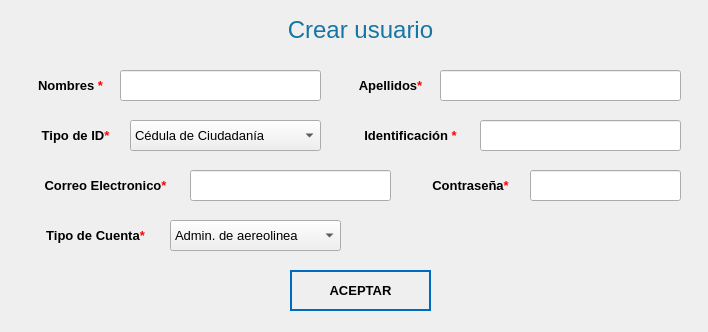
<?xml version="1.0" encoding="UTF-8"?>
<ui version="4.0">
 <class>RegistrodeUsuario</class>
 <widget class="QWidget" name="RegistrodeUsuario">
  <property name="geometry">
   <rect>
    <x>0</x>
    <y>0</y>
    <width>708</width>
    <height>332</height>
   </rect>
  </property>
  <property name="font">
   <font>
    <family>Nirmala UI</family>
    <pointsize>10</pointsize>
    <weight>50</weight>
    <italic>false</italic>
    <bold>false</bold>
   </font>
  </property>
  <property name="windowTitle">
   <string>Registro de Usuario</string>
  </property>
  <property name="windowIcon">
   <iconset>
    <normaloff>../Ventanas/Icons/Paper-Plane-icon.png</normaloff>../Ventanas/Icons/Paper-Plane-icon.png</iconset>
  </property>
  <property name="styleSheet">
   <string notr="true">font: &quot;Nirmala UI&quot;;</string>
  </property>
  <widget class="QLabel" name="lb_Nombres">
   <property name="geometry">
    <rect>
     <x>30</x>
     <y>70</y>
     <width>81</width>
     <height>31</height>
    </rect>
   </property>
   <property name="styleSheet">
    <string notr="true">font: 75 12pt &quot;Nirmala UI&quot;;</string>
   </property>
   <property name="text">
    <string>&lt;html&gt;&lt;head/&gt;&lt;body&gt;&lt;p align=&quot;center&quot;&gt;&lt;span style=&quot; font-weight:600; color:#000000;&quot;&gt;Nombres &lt;/span&gt;&lt;span style=&quot; font-weight:600; color:#ff0000;&quot;&gt;*&lt;/span&gt;&lt;/p&gt;&lt;/body&gt;&lt;/html&gt;</string>
   </property>
  </widget>
  <widget class="QLineEdit" name="lineEdit_Nombres">
   <property name="geometry">
    <rect>
     <x>120</x>
     <y>70</y>
     <width>201</width>
     <height>31</height>
    </rect>
   </property>
   <property name="styleSheet">
    <string notr="true">font: 12pt &quot;Nirmala UI&quot;;</string>
   </property>
  </widget>
  <widget class="QLabel" name="lb_Apellidos">
   <property name="geometry">
    <rect>
     <x>340</x>
     <y>70</y>
     <width>101</width>
     <height>31</height>
    </rect>
   </property>
   <property name="styleSheet">
    <string notr="true">font: 75 12pt &quot;Nirmala UI&quot;;</string>
   </property>
   <property name="text">
    <string>&lt;html&gt;&lt;head/&gt;&lt;body&gt;&lt;p align=&quot;center&quot;&gt;&lt;span style=&quot; font-weight:600; color:#000000;&quot;&gt;Apellidos&lt;/span&gt;&lt;span style=&quot; font-weight:600; color:#0055ff;&quot;/&gt;&lt;span style=&quot; font-weight:600; color:#ff0000;&quot;&gt;*&lt;/span&gt;&lt;/p&gt;&lt;/body&gt;&lt;/html&gt;</string>
   </property>
  </widget>
  <widget class="QLineEdit" name="lineEdit_Apellidos">
   <property name="geometry">
    <rect>
     <x>440</x>
     <y>70</y>
     <width>241</width>
     <height>31</height>
    </rect>
   </property>
   <property name="styleSheet">
    <string notr="true">font: 12pt &quot;Nirmala UI&quot;;</string>
   </property>
  </widget>
  <widget class="QLabel" name="lb_TipodeID">
   <property name="geometry">
    <rect>
     <x>30</x>
     <y>120</y>
     <width>91</width>
     <height>31</height>
    </rect>
   </property>
   <property name="styleSheet">
    <string notr="true">font: 75 12pt &quot;Nirmala UI&quot;;</string>
   </property>
   <property name="text">
    <string>&lt;html&gt;&lt;head/&gt;&lt;body&gt;&lt;p align=&quot;center&quot;&gt;&lt;span style=&quot; font-weight:600; color:#000000;&quot;&gt;Tipo de ID&lt;/span&gt;&lt;span style=&quot; font-weight:600; color:#0055ff;&quot;/&gt;&lt;span style=&quot; font-weight:600; color:#ff0000;&quot;&gt;*&lt;/span&gt;&lt;/p&gt;&lt;/body&gt;&lt;/html&gt;</string>
   </property>
  </widget>
  <widget class="QLabel" name="lb_Identificacion">
   <property name="geometry">
    <rect>
     <x>340</x>
     <y>120</y>
     <width>141</width>
     <height>31</height>
    </rect>
   </property>
   <property name="styleSheet">
    <string notr="true">font: 75 12pt &quot;Nirmala UI&quot;;</string>
   </property>
   <property name="text">
    <string>&lt;html&gt;&lt;head/&gt;&lt;body&gt;&lt;p align=&quot;center&quot;&gt;&lt;span style=&quot; font-weight:600; color:#000000;&quot;&gt;Identificación &lt;/span&gt;&lt;span style=&quot; font-weight:600; color:#ff0000;&quot;&gt;*&lt;/span&gt;&lt;/p&gt;&lt;/body&gt;&lt;/html&gt;</string>
   </property>
  </widget>
  <widget class="QLineEdit" name="lineEdit_Identificacion">
   <property name="geometry">
    <rect>
     <x>480</x>
     <y>120</y>
     <width>201</width>
     <height>31</height>
    </rect>
   </property>
   <property name="styleSheet">
    <string notr="true">font: 12pt &quot;Nirmala UI&quot;;</string>
   </property>
  </widget>
  <widget class="QLabel" name="lb_Nombres_5">
   <property name="geometry">
    <rect>
     <x>30</x>
     <y>170</y>
     <width>151</width>
     <height>31</height>
    </rect>
   </property>
   <property name="styleSheet">
    <string notr="true">font: 75 12pt &quot;Nirmala UI&quot;;</string>
   </property>
   <property name="text">
    <string>&lt;html&gt;&lt;head/&gt;&lt;body&gt;&lt;p align=&quot;center&quot;&gt;&lt;span style=&quot; font-weight:600; color:#000000;&quot;&gt;Correo Electronico&lt;/span&gt;&lt;span style=&quot; font-weight:600; color:#0055ff;&quot;/&gt;&lt;span style=&quot; font-weight:600; color:#ff0000;&quot;&gt;*&lt;/span&gt;&lt;/p&gt;&lt;/body&gt;&lt;/html&gt;</string>
   </property>
  </widget>
  <widget class="QLineEdit" name="lineEdit_CorreoElectronico">
   <property name="geometry">
    <rect>
     <x>190</x>
     <y>170</y>
     <width>201</width>
     <height>31</height>
    </rect>
   </property>
   <property name="styleSheet">
    <string notr="true">font: 12pt &quot;Nirmala UI&quot;;</string>
   </property>
  </widget>
  <widget class="QComboBox" name="cb_TipodeID">
   <property name="geometry">
    <rect>
     <x>130</x>
     <y>120</y>
     <width>191</width>
     <height>31</height>
    </rect>
   </property>
   <property name="cursor">
    <cursorShape>PointingHandCursor</cursorShape>
   </property>
   <property name="acceptDrops">
    <bool>false</bool>
   </property>
   <property name="styleSheet">
    <string notr="true">font: 12pt &quot;Nirmala UI&quot;;</string>
   </property>
   <property name="duplicatesEnabled">
    <bool>false</bool>
   </property>
   <item>
    <property name="text">
     <string>Cédula de Ciudadanía</string>
    </property>
   </item>
   <item>
    <property name="text">
     <string>Tarjeta de Identidad</string>
    </property>
   </item>
   <item>
    <property name="text">
     <string>Registro Civil</string>
    </property>
   </item>
   <item>
    <property name="text">
     <string>NIT</string>
    </property>
   </item>
   <item>
    <property name="text">
     <string>Cédula Extranjería</string>
    </property>
   </item>
   <item>
    <property name="text">
     <string>Tarjeta Extranjería</string>
    </property>
   </item>
   <item>
    <property name="text">
     <string>Pasaporte</string>
    </property>
   </item>
   <item>
    <property name="text">
     <string>Tipo de Documento Extranjero</string>
    </property>
   </item>
  </widget>
  <widget class="QLabel" name="lb_Contrasena">
   <property name="geometry">
    <rect>
     <x>420</x>
     <y>170</y>
     <width>101</width>
     <height>31</height>
    </rect>
   </property>
   <property name="styleSheet">
    <string notr="true">font: 75 12pt &quot;Nirmala UI&quot;;</string>
   </property>
   <property name="text">
    <string>&lt;html&gt;&lt;head/&gt;&lt;body&gt;&lt;p align=&quot;center&quot;&gt;&lt;span style=&quot; font-weight:600; color:#000000;&quot;&gt;Contraseña&lt;/span&gt;&lt;span style=&quot; font-weight:600; color:#0055ff;&quot;/&gt;&lt;span style=&quot; font-weight:600; color:#ff0000;&quot;&gt;*&lt;/span&gt;&lt;/p&gt;&lt;/body&gt;&lt;/html&gt;</string>
   </property>
  </widget>
  <widget class="QLineEdit" name="lineEdit_Contrasena">
   <property name="geometry">
    <rect>
     <x>530</x>
     <y>170</y>
     <width>151</width>
     <height>31</height>
    </rect>
   </property>
   <property name="styleSheet">
    <string notr="true">font: 12pt &quot;Nirmala UI&quot;;</string>
   </property>
  </widget>
  <widget class="QLabel" name="lb_TipodeCuenta">
   <property name="geometry">
    <rect>
     <x>30</x>
     <y>220</y>
     <width>131</width>
     <height>31</height>
    </rect>
   </property>
   <property name="styleSheet">
    <string notr="true">font: 75 12pt &quot;Nirmala UI&quot;;</string>
   </property>
   <property name="text">
    <string>&lt;html&gt;&lt;head/&gt;&lt;body&gt;&lt;p align=&quot;center&quot;&gt;&lt;span style=&quot; font-weight:600; color:#000000;&quot;&gt;Tipo de Cuenta&lt;/span&gt;&lt;span style=&quot; font-weight:600; color:#0055ff;&quot;/&gt;&lt;span style=&quot; font-weight:600; color:#ff0000;&quot;&gt;*&lt;/span&gt;&lt;/p&gt;&lt;/body&gt;&lt;/html&gt;</string>
   </property>
  </widget>
  <widget class="QComboBox" name="cb_TipodeCuenta">
   <property name="geometry">
    <rect>
     <x>170</x>
     <y>220</y>
     <width>171</width>
     <height>31</height>
    </rect>
   </property>
   <property name="cursor">
    <cursorShape>PointingHandCursor</cursorShape>
   </property>
   <property name="styleSheet">
    <string notr="true">font: 12pt &quot;Nirmala UI&quot;;</string>
   </property>
   <item>
    <property name="text">
     <string>Admin. de aereolinea</string>
    </property>
   </item>
   <item>
    <property name="text">
     <string>Funcionario de vuelos </string>
    </property>
   </item>
   <item>
    <property name="text">
     <string>Admin. Hangares</string>
    </property>
   </item>
  </widget>
  <widget class="QPushButton" name="bt_aceptarGEN">
   <property name="geometry">
    <rect>
     <x>290</x>
     <y>270</y>
     <width>141</width>
     <height>41</height>
    </rect>
   </property>
   <property name="font">
    <font>
     <family>Nirmala UI</family>
     <pointsize>10</pointsize>
     <weight>75</weight>
     <bold>true</bold>
    </font>
   </property>
   <property name="cursor">
    <cursorShape>PointingHandCursor</cursorShape>
   </property>
   <property name="styleSheet">
    <string notr="true">QPushButton
{	
	height: 2em;
 	border-style: solid;
	border-width: 2px;
 	border-color: #0069c0;
	font-weight: bold;
}

QPushButton:hover
{
   	background-color:#0069c0;
	color:white;
}</string>
   </property>
   <property name="text">
    <string>ACEPTAR</string>
   </property>
   <property name="icon">
    <iconset>
     <normaloff>../Ventanas/Icons/save-icon.png</normaloff>../Ventanas/Icons/save-icon.png</iconset>
   </property>
   <property name="iconSize">
    <size>
     <width>40</width>
     <height>50</height>
    </size>
   </property>
   <property name="default">
    <bool>false</bool>
   </property>
   <property name="flat">
    <bool>true</bool>
   </property>
  </widget>
  <widget class="QLabel" name="lb_facturanum">
   <property name="geometry">
    <rect>
     <x>250</x>
     <y>10</y>
     <width>221</width>
     <height>41</height>
    </rect>
   </property>
   <property name="styleSheet">
    <string notr="true">font: 63 26pt &quot;Open Sans Semibold&quot;;</string>
   </property>
   <property name="text">
    <string>&lt;html&gt;&lt;head/&gt;&lt;body&gt;&lt;p align=&quot;center&quot;&gt;&lt;span style=&quot; font-size:18pt; font-weight:400; color:#1675a3;&quot;&gt;Crear usuario&lt;/span&gt;&lt;/p&gt;&lt;/body&gt;&lt;/html&gt;</string>
   </property>
  </widget>
 </widget>
 <resources/>
 <connections/>
</ui>
